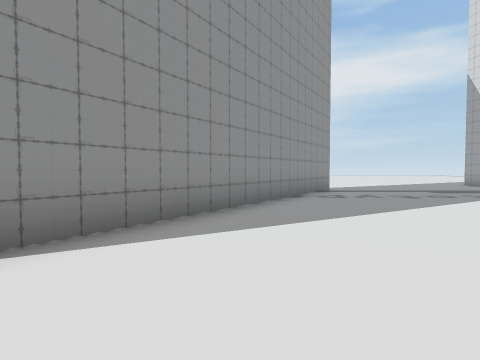
[1] (above)

23 first-person views from a walk through a scene from a Unity 3-D project. The camera is 1.3 m above the floor, tilts 2° down and sees 80° across. The floor is counted in squares, 2 m on a side. Each view is taken from the middle of a square. On the plan, view 1 faces up. The plan holds only what a view shows up to about 9 squares ahead; the rest is blank. The place goes on beyond the plan. The player is left out.

[2]
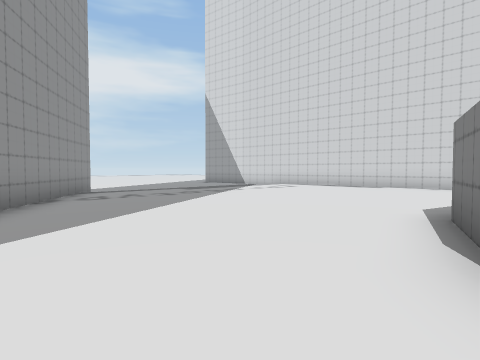

[3]
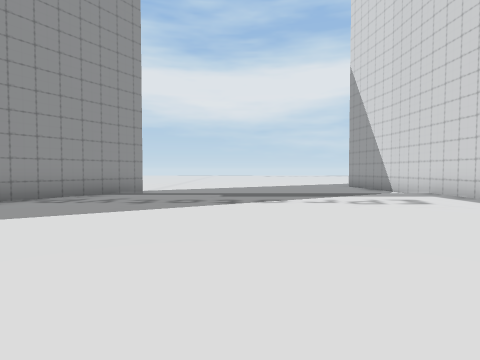

[4]
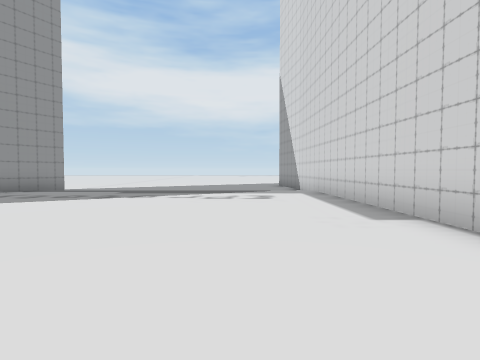

[5]
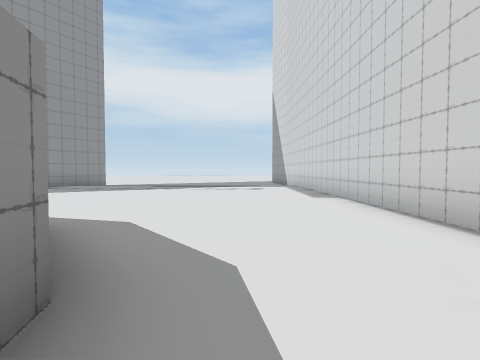

[6]
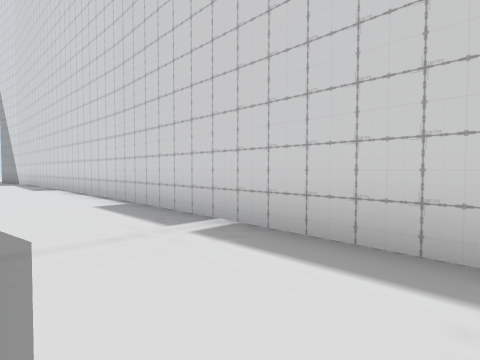

[7]
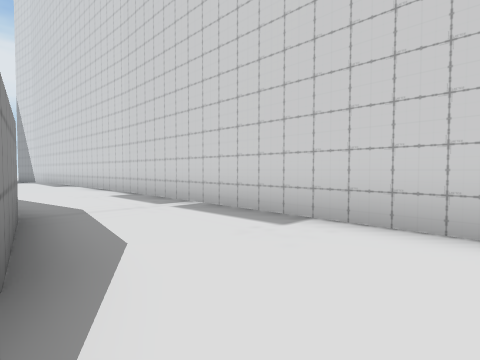

[8]
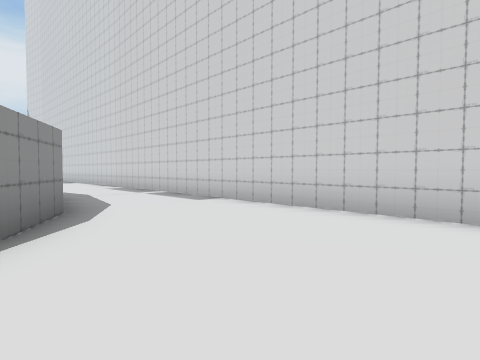

[9]
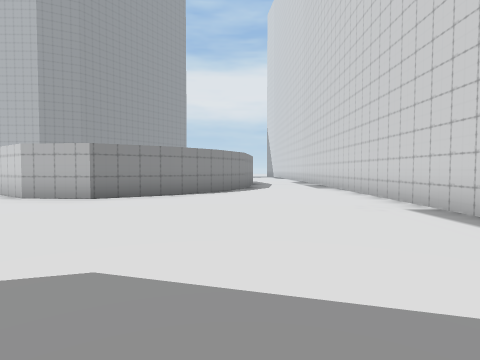

[10]
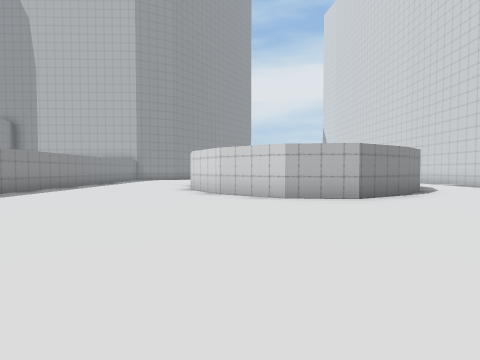

[11]
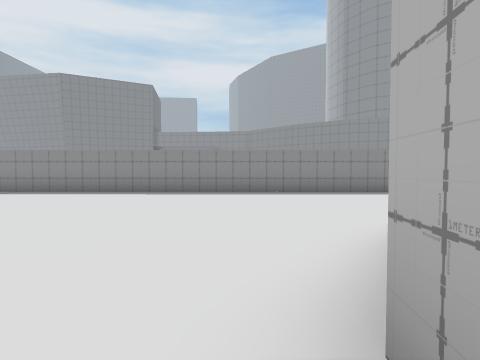

[12]
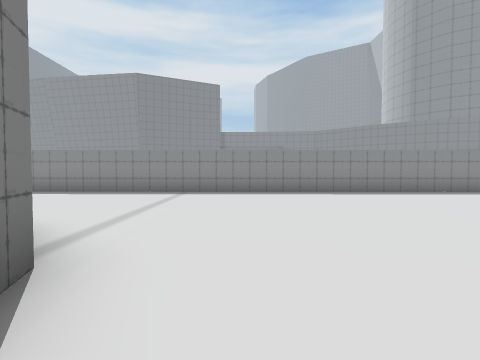

[13]
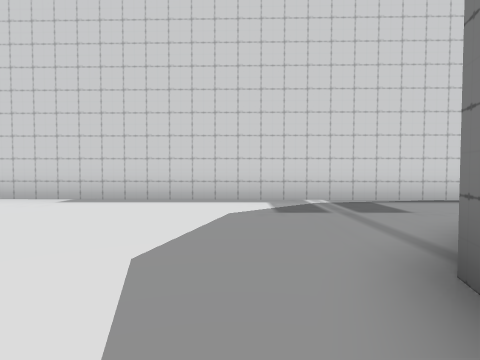

[14]
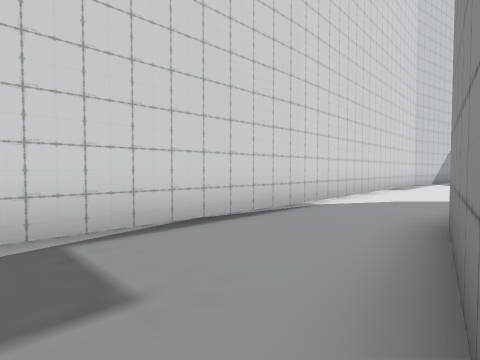

[15]
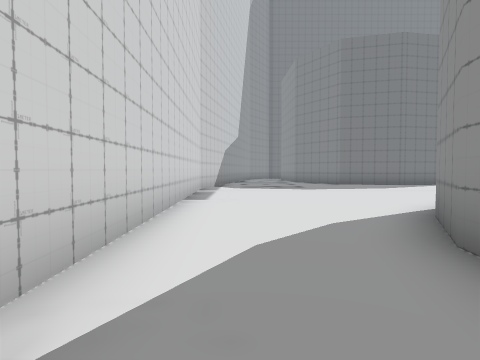

[16]
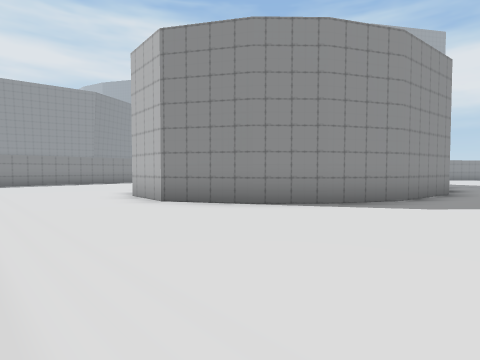

[17]
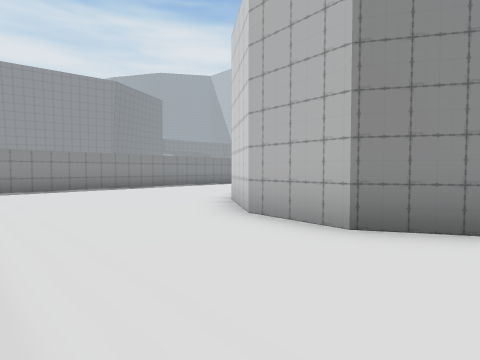

[18]
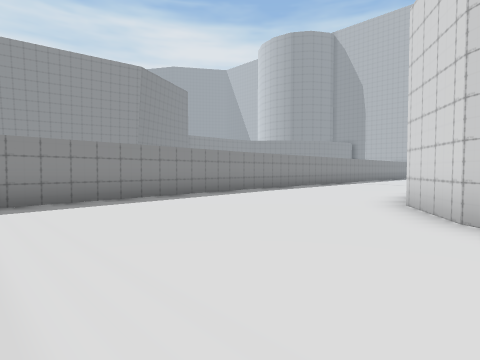

[19]
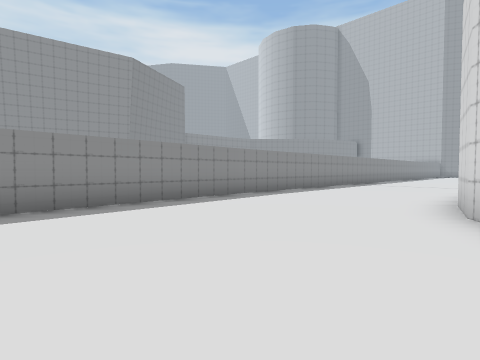

[20]
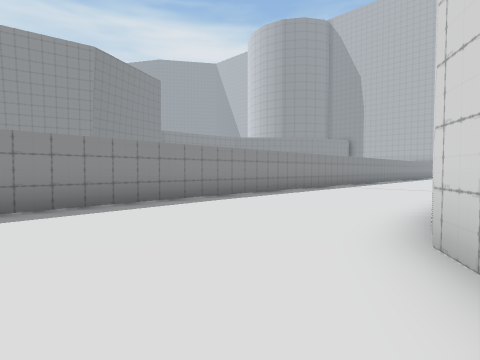

[21]
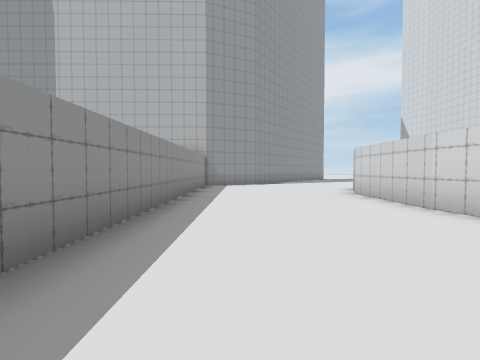

[22]
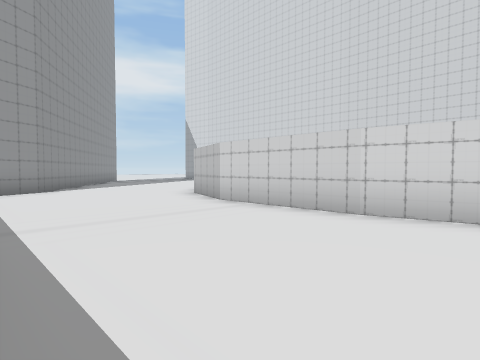

[23]
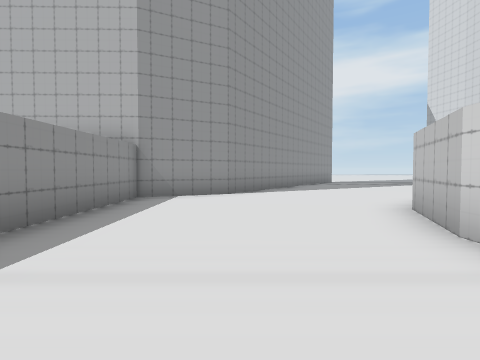

### Floor plan
Points are (right, up) in squares from view 1. A wall is a line through its corners. A room is listed if a view was taken in it or the views show most of it. See-through windows are left out.
Room 1 (views 1, 2, 3, 4, 5, 6)
walls: (3, 0.2) (4.6, 0.7); (8.1, -1.5) (8.1, -2); (11.6, -0.7) (11.3, 9.5); (2.9, 9.5) (-2.3, 1.8); (8.6, -4.3) (8.2, -7.1); (11.4, -8.5) (11.6, -0.6)
ways out: opening at (-1, 0.3) to room 2; opening at (10, -7.7) to room 2
Room 2 (views 7, 8, 9, 10, 11, 12, 13, 14, 15, 16, 17, 18, 19, 20, 21, 22, 23)
walls: (2.1, -17.4) (2.6, -17.2); (8.1, -18.9) (8.6, -21.7) (8.2, -24.4) (7.3, -25.9); (6.4, -9.5) (4.7, -10.6) (3, -10.5) (1.5, -9.4) (0.5, -7.8) (0.1, -6.3); (-4.6, -24.4) (-4.3, -30.6); (7.4, -25.9) (6.3, -26.9); (0.2, -6.4) (0.1, -3.3) (0.9, -1.3); (6.4, -26.9) (4.7, -28) (3, -27.8) (1.5, -26.7) (0.5, -25.2) (0.2, -23.6); (8.2, -7.1) (7.3, -8.6) (6.3, -9.6); (11, -28.9) (11.4, -8.5); (11, -30.4) (11, -29.9); (-2.3, 1.8) (-4.4, 0.7) (-4.6, -24.5)
ways out: opening at (-1, 0.3) to room 1; opening at (10, -7.7) to room 1

Positions as (right, up) in squares from view 1, and headings:
1: (0, 0), facing up
2: (0, 0), facing up-right
3: (6, 1), facing up
4: (9, 0), facing up
5: (9, -3), facing up
6: (9, -7), facing up-right
7: (8, -9), facing up-right
8: (7, -12), facing up-right
9: (8, -17), facing up
10: (2, -17), facing up
11: (4, -11), facing left
12: (4, -16), facing left
13: (5, -16), facing right
14: (8, -18), facing down-right
15: (10, -22), facing down
16: (10, -31), facing up-left
17: (6, -31), facing up-left
18: (2, -31), facing up-left
19: (1, -30), facing up-left
20: (1, -28), facing up-left
21: (-3, -11), facing up
22: (-4, -8), facing up-right
23: (-2, -6), facing up
